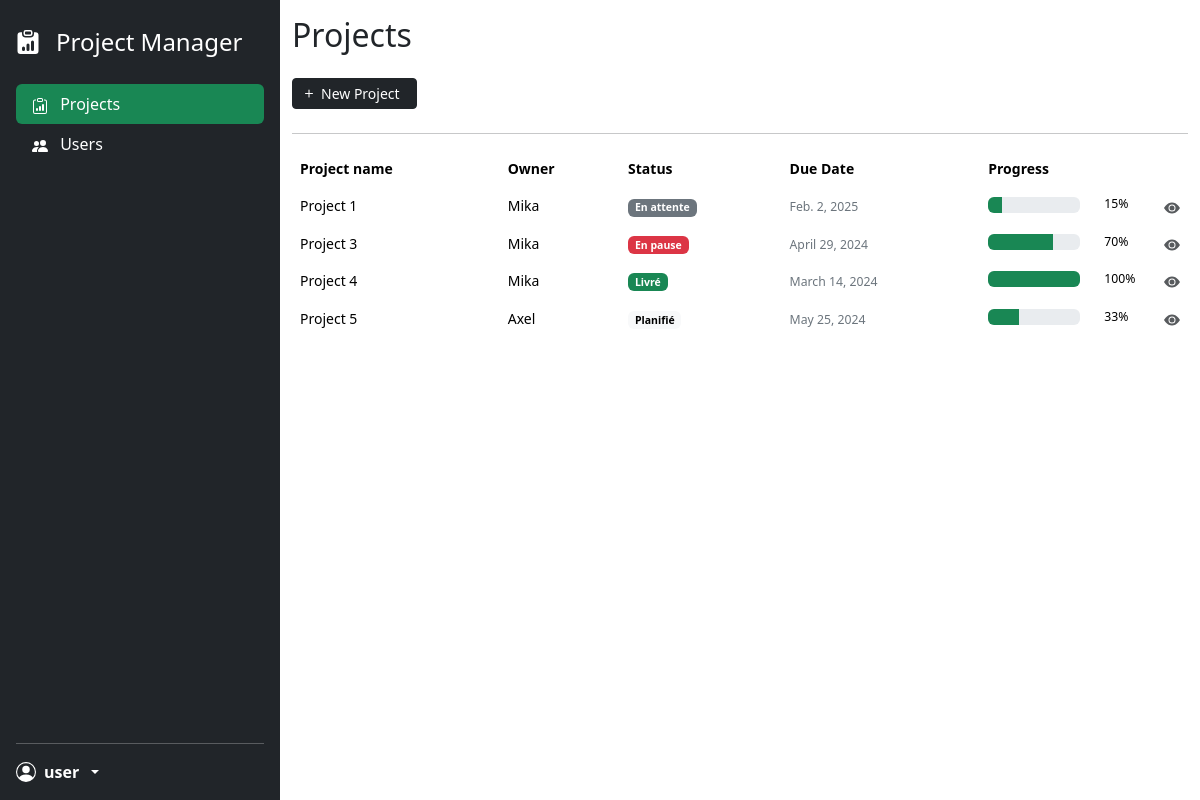
The page / on the database its author committed.
### project_app/models.py (models this page shows, shortened)
class Project(models.Model):
    STATUS_CHOICES = (
        ('paused', 'En pause'),
        ('planned', 'Planifié'),
        ('pending', 'En cours'),
        ('delivered', 'Livré'),
    )
    project_name = models.CharField(max_length=100)
    start_date = models.DateField(default=timezone.now)
    delivery_date = models.DateField()
    status = models.CharField(max_length=20, choices=STATUS_CHOICES)
    progress_percentage = models.IntegerField(default=0)
    project_manager = models.ForeignKey(User, on_delete=models.CASCADE, related_name='projects_managed')

class User(models.Model):
    ROLE_CHOICES = (
        ('manager', 'Manager'),
        ('employee', 'Employee'),
    )
    username = models.CharField(max_length=100)
    email = models.EmailField(unique=True)
    user_role = models.CharField(max_length=20, choices=ROLE_CHOICES)
    password = models.CharField(max_length=255)
    def __str__(self):
        return self.username

### project_app/views.py (the view)
# urls.py: path('', views.home, name='home'),
def home(request):
    projects = Project.objects.all()
    return render(request, 'home.html', {'projects': projects})

### templates/home.html (shortened to what this page needs)
{% load static %}
<!DOCTYPE html>
<html lang="en">
<head>
    <link href="{% static 'css/style.css' %}" rel="stylesheet">
    <link href="{% static 'css/bootstrap.min.css' %}" rel="stylesheet">
</head>
<body>
<div class="container-fluid">
    <div class="row flex-sm-nowrap">
        <div class="d-flex flex-column flex-shrink-0 p-3 text-bg-dark min-vh-100" style="width: 280px;">
            <a href="/" class="navbar-brand d-flex gap-3 mb-4 mt-2">
                <span class="fs-4">Project Manager</span>
            </a>
            <ul class="nav nav-pills flex-column mb-auto">
                <li class="nav-item">
                    <a href="/" class="nav-link text-white current">
                        Projects
                    </a>
                </li>
                <li>
                    <a href="#" class="nav-link text-white">
                        Users
                    </a>
                </li>
            </ul>
            <hr>
            <div class="dropdown">
                <a href="#" class="d-flex align-items-center gap-2 text-white text-decoration-none dropdown-toggle"
                   data-bs-toggle="dropdown" aria-expanded="false">
                    <svg xmlns="http://www.w3.org/2000/svg" width="1.25rem" fill="currentColor" viewBox="0 0 16 16">
                        <path d="M11 6a3 3 0 1 1-6 0 3 3 0 0 1 6 0"></path>
                        <path fill-rule="evenodd"
                              d="M0 8a8 8 0 1 1 16 0A8 8 0 0 1 0 8m8-7a7 7 0 0 0-5.468 11.37C3.242 11.226 4.805 10 8 10s4.757 1.225 5.468 2.37A7 7 0 0 0 8 1"></path>
                    </svg>
                    <strong>user</strong>
                </a>
            </div>
        </div>
        <div class="col py-3">
            <h2>Projects</h2>
            <div class="my-4">
                <a class="btn btn-dark btn-sm d-inline-flex" type="button" href="{% url 'add_project' %}">
                    <svg class="me-1" xmlns="http://www.w3.org/2000/svg" width="16" fill="currentColor"
                         viewBox="0 0 16 16">
                        <path d="M8 4a.5.5 0 0 1 .5.5v3h3a.5.5 0 0 1 0 1h-3v3a.5.5 0 0 1-1 0v-3h-3a.5.5 0 0 1 0-1h3v-3A.5.5 0 0 1 8 4"></path>
                    </svg>
                    <span class="me-2">New Project</span>
                </a>
            </div>
            <hr>
            <div class="table-responsive small">
                <table class="table table-borderless table-hover">
                    <thead>
                    <tr>
                        <th>Project name</th>
                        <th>Owner</th>
                        <th>Status</th>
                        <th>Due Date</th>
                        <th>Progress</th>
                        <th></th>
                    </tr>
                    </thead>
                    <tbody>
                    {% for project in projects %}
                        <tr>
                            <td>{{ project.project_name }}</td>
                            <td>{{ project.project_manager }}</td>
                            <td>
                                {% if project.status == 'pending' %}
                                    <span class="badge text-bg-secondary">En attente</span>
                                {% elif project.status == 'delivered' %}
                                    <span class="badge text-bg-success">Livré</span>
                                {% elif project.status == 'planned' %}
                                    <span class="badge text-bg-light">Planifié</span>
                                {% elif project.status == 'paused' %}
                                    <span class="badge text-bg-danger">En pause</span>
                                {% endif %}
                            </td>
                            <td>
                                <small class="text-secondary">{{ project.delivery_date }}</small>
                            </td>
                            <td>
                                <div class="row align-items-center">
                                    <div class="col">
                                        <div class="progress" role="progressbar"
                                             aria-valuenow="{{ project.progress_percentage }}" aria-valuemin="0"
                                             aria-valuemax="100">
                                            <div class="progress-bar bg-success"
                                                 style="width: {{ project.progress_percentage }}%"></div>
                                        </div>
                                    </div>
                                    <small class="col-3">{{ project.progress_percentage }}%</small>
                                </div>
                            </td>
                            <td class="text-end">
                                <a href="{% url 'project_details' project.id %}" class="link-dark opacity-75">
                                    <svg xmlns="http://www.w3.org/2000/svg" width="16" height="16"
                                         fill="currentColor" class="bi bi-info-circle" viewBox="0 0 16 16">
                                        <title>{{ project.project_name }} details</title>
                                        <path d="M10.5 8a2.5 2.5 0 1 1-5 0 2.5 2.5 0 0 1 5 0"></path>
                                        <path d="M0 8s3-5.5 8-5.5S16 8 16 8s-3 5.5-8 5.5S0 8 0 8m8 3.5a3.5 3.5 0 1 0 0-7 3.5 3.5 0 0 0 0 7"></path>
                                    </svg>
                                </a>
                            </td>
                        </tr>
                    {% endfor %}
                    </tbody>
                </table>
            </div>
        </div>
    </div>
</div>
</body>
</html>

### project_app/static/css/style.css (style rules this page uses)
.current { background-color: #198754 !important; }

### rows shown on the page
Project: project_name "Project 1", project_manager "Mika", status "En attente", delivery_date "Feb. 2, 2025", progress_percentage "15"
Project: project_name "Project 3", project_manager "Mika", status "En pause", delivery_date "April 29, 2024", progress_percentage "70"
Project: project_name "Project 4", project_manager "Mika", status "Livré", delivery_date "March 14, 2024", progress_percentage "100"
Project: project_name "Project 5", project_manager "Axel", status "Planifié", delivery_date "May 25, 2024", progress_percentage "33"
